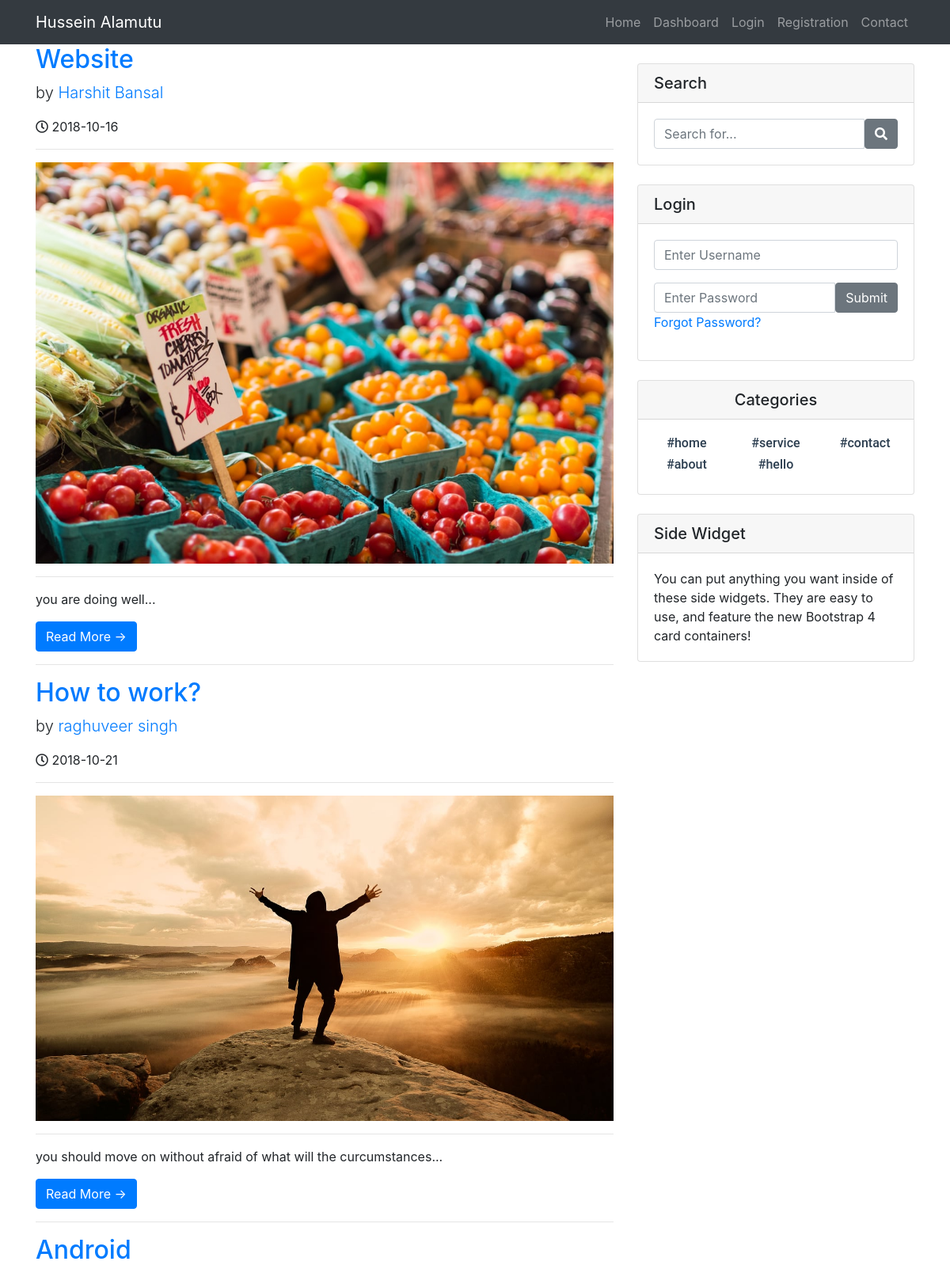
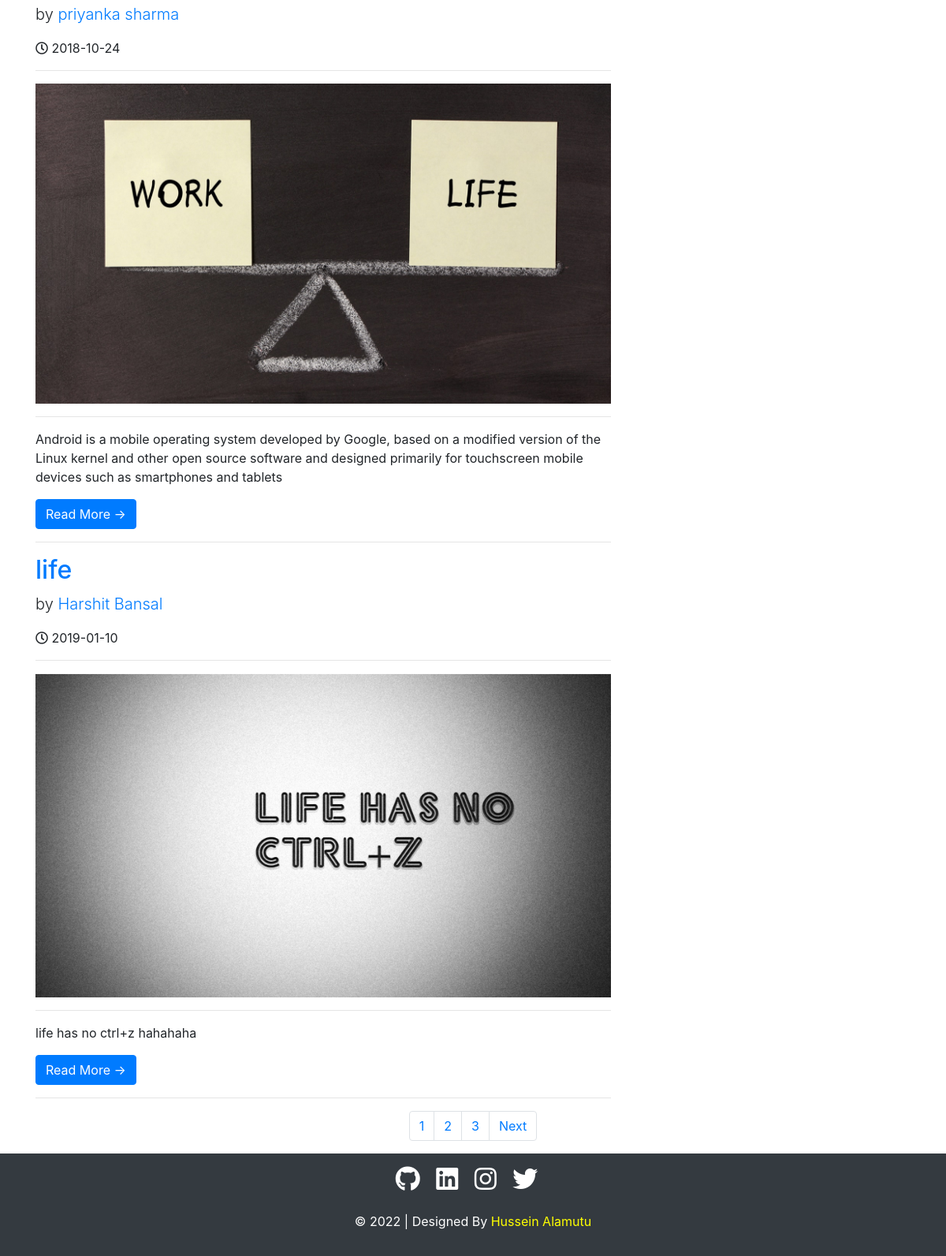
The page / on the database its author committed (2 pictures, top to bottom).
### tables this page shows
CREATE TABLE `posts` (
  `post_id` int(3) NOT NULL,
  `post_category_id` int(3) NOT NULL,
  `post_title` varchar(255) NOT NULL,
  `post_user` varchar(255) NOT NULL,
  `post_date` date NOT NULL,
  `post_image` text NOT NULL,
  `post_content` text NOT NULL,
  `post_tags` varchar(255) NOT NULL,
  `post_comment_count` int(11) NOT NULL,
  `post_status` varchar(255) NOT NULL DEFAULT 'draft',
  `post_views_count` int(11) NOT NULL
);

CREATE TABLE `users` (
  `user_id` int(3) NOT NULL,
  `username` varchar(255) NOT NULL,
  `user_password` varchar(255) NOT NULL,
  `user_firstname` varchar(255) NOT NULL,
  `user_lastname` varchar(255) NOT NULL,
  `user_email` varchar(255) NOT NULL,
  `user_image` text NOT NULL,
  `user_role` varchar(255) NOT NULL,
  `randSalt` varchar(255) NOT NULL DEFAULT '$2y$10$iusesomecrazystrings22',
  `token` text NOT NULL
);

CREATE TABLE `categories` (
  `cat_id` int(3) NOT NULL,
  `cat_title` varchar(255) NOT NULL,
  `cat_creator` varchar(20) NOT NULL,
  `cat_user` varchar(2000) NOT NULL
);

### includes/mainPageFunctions.php (called while the page is built, shortened)
<?php
function imagePlaceholder($image=''){
    if(!$image){
        return 'nopost.jpg';
    }
    else{
        return $image;
    }
}
?>

### index.php (the view, shortened to what this page needs)
<?php  include "includes/header.php"; ?>
<?php include "includes/navigation.php"; ?>
  <div class="container">
    <div class="row">
      <div class="col-md-8">
      <?php
        $per_page =4;
        if(isset($_GET['page'])){
          $page = $_GET['page'];
        }else{
          $page = "";
        }
        if($page == 1 || $page == ""){
          $page_1 = 0;
        }else{
          $page_1 = ($page * $per_page) -$per_page;
        }
        $post_query_count = "SELECT * FROM posts";
        $find_count = mysqli_query($connection,$post_query_count);
        $count = mysqli_num_rows($find_count);
        $count = ceil($count/$per_page);
        $query = "SELECT * FROM posts LIMIT $page_1 ,$per_page";
        $select_all_posts_query = mysqli_query($connection,$query);
        while($row = mysqli_fetch_assoc($select_all_posts_query)){
            $post_id = $row['post_id'];
            $post_title = $row['post_title'];
            $post_user = $row['post_user'];
            $post_date = $row['post_date'];
            $post_image = $row['post_image'];
            $post_content = $row['post_content'];
      ?>
        <h2>
          <a href="post.php?p_id='<?php echo $post_id; ?>'"><?php echo $post_title; ?></a>
        </h2>
        <p class="lead">
            <?php
            $query = "SELECT * FROM users WHERE username = '$post_user' ";
            $select_user_query = mysqli_query($connection,$query);
            while($row = mysqli_fetch_assoc($select_user_query)){
              $user_firstname = $row['user_firstname'];
              $user_lastname = $row['user_lastname'];
            }
            $name = $user_firstname.' '.$user_lastname;
            ?>
            by <a href="post.php?p_id='<?php echo $post_id; ?>'"><?php echo $name; ?></a>
        </p>
        <p> <i class="far fa-clock"></i> <?php echo $post_date; ?></p>
        <hr>
        <a href="post.php?p_id='<?php echo $post_id; ?>'">
        <img class="img-fluid" src="images/<?php echo imagePlaceholder($post_image);?>" alt="img">
        </a>
        <hr>
        <p><?php echo $post_content; ?></p>
          <a href="post.php?p_id='<?php echo $post_id; ?>'" class="btn btn-primary">Read More &rarr;</a>
        <hr>
        <?php } ?>
      </div>
<?php  include "includes/sidebar.php"; ?>
    </div>
  </div>
<nav aria-label="Page navigation example">
  <ul class="pagination justify-content-center">
    <?php
      for($i=1;$i<=$count;$i++){
        if($i == $page){
          echo "<li class='page-item active'><a class='page-link' href='index.php?page={$i}'>{$i}</a></li>";
        }else{
          echo "<li class='page-item'><a class='page-link' href='index.php?page={$i}'>{$i}</a></li>";
        }
      }
      if(empty($_GET['page'])){
        echo "<li class='page-item'><a class='page-link' href='index.php?page=2'>Next</a></li>";
      }
    ?>
  </ul>
</nav>
<?php  include "includes/footer.php"; ?>

### includes/header.php (shortened to what this page needs)
<?php  include "includes/mainPageFunctions.php"; ?>
<!DOCTYPE html>
<html lang="en">
  <head>
    <link rel="stylesheet" href="https://stackpath.bootstrapcdn.com/bootstrap/4.1.3/css/bootstrap.min.css">
    <link rel="stylesheet" href="https://use.fontawesome.com/releases/v5.4.1/css/all.css">
    <link href="css/blog-home.css" rel="stylesheet">
  </head>
  <body>

### includes/navigation.php (shortened to what this page needs)
<nav class="navbar navbar-expand-lg navbar-dark bg-dark fixed-top">
      <div class="container">
        <a class="navbar-brand" href="index.php">Hussein Alamutu</a>
        <div class="collapse navbar-collapse" id="navbarResponsive">
          <ul class="navbar-nav ml-auto">
              <li class="nav-item ">
                <a class="nav-link" href="index.php">Home
                </a>
              </li>
              <li class="nav-item ">
                <a class="nav-link" href="includes/userverify.php">Dashboard
                </a>
              </li>
              <?php
              if(!isset($_SESSION['user_role'])){
                echo '<li class="nav-item "><a class="nav-link" href="login.php">Login</a></li>';
              }
              ?>
              <li class="nav-item ">
                <a class="nav-link" href="registration.php">Registration
                </a>
              </li>
              <li class="nav-item ">
                <a class="nav-link" href="contact.php">Contact
                </a>
              </li>
          </ul>
        </div>
      </div>
    </nav>

### includes/sidebar.php
<div class="col-md-4">
<div class="card my-4">
  <h5 class="card-header">Search</h5>
  <form action="search.php" method="POST">
  <div class="card-body">
    <div class="input-group">
      <input type="text" name="search" class="form-control" placeholder="Search for...">
      <span class="input-group-btn">
        <button name="submit" class="btn btn-secondary" type="submit"><i class="fas fa-search"></i></button>
      </span>
    </div>
  </div>
  </form>
</div>
<div class="card my-4">
  <?php if(isset($_SESSION['user_role'])): ?>
    <h5 class="card-header">Logged in as <?php echo $_SESSION['username']; ?></h5>
    <span class="input-group-btn text-center">
    <a href="includes/logout.php" class="btn btn-primary">Logout</a>
    </span>
  <?php else: ?>
  <h5 class="card-header">Login</h5>
    <form action="includes/login.php" method="POST">
    <div class="card-body">
      <div class="form-group">
        <input type="text" name="username" class="form-control" placeholder="Enter Username">
      </div>
      <div class="input-group">
        <input type="password" name="password" class="form-control" placeholder="Enter Password">
        <span class="input-group-btn">
          <button name="login" class="btn btn-secondary" type="submit">Submit</button>
        </span>
      </div>
      <div class="form-group">
      <a href="forgot.php?forgot=<?php echo uniqid(true); ?>"> Forgot Password?</a>
      </div>
    </div>
    </form>
  <?php endif; ?>
</div>
<div class="card my-4 view">
  <h5 class="card-header text-center">Categories</h5>
  <div class="card-body">
      <div class="row">
          <?php
          $query = "SELECT * FROM categories";
          $categories_query = mysqli_query($connection,$query);
          while($row =  mysqli_fetch_assoc($categories_query)){
            $cat_title = $row['cat_title'];
            $cat_id = $row['cat_id'];
          ?>
          <div class="col-4 col-sm-3 col-lg-4">
              <ul class="list-unstyled mb-0">
                  <li class='nav-item text-center mb-2'>
                  <a style="font-family: roboto; color:#2c3e50;" href='categorymenu.php?category=<?php echo $cat_id; ?>'><h6><?php echo '#'.$cat_title; ?></h6></a></li>
              </ul>
          </div>
          <?php } ?>
      </div>
  </div>
</div>
<?php include "widget.php"; ?>
</div>

### includes/widget.php
<div class="card my-4">
  <h5 class="card-header">Side Widget</h5>
  <div class="card-body">
    You can put anything you want inside of these side widgets. They are easy to use, and feature the new Bootstrap 4 card containers!
  </div>
</div>

### includes/footer.php (shortened to what this page needs)
<footer class="py-3 bg-dark">
      <div class="container">
        <p class="text-center text-white">
          <a style="color:white" href="https://github.com/husseinalamutu"><i class="fab fa-github fa-2x mr-3"></i></a>
          <a style="color:white" href="https://www.linkedin.com/in/hussein-alamutu"><i class="fab fa-linkedin fa-2x mr-3"></i></a>
          <a style="color:white" href="https://www.instagram.com/husseinalamutu"><i class="fab fa-instagram fa-2x mr-3"></i></a>
          <a style="color:white" href="https://www.twitter.com/husseinalamz"><i class="fab fa-twitter fa-2x mr-3"></i></a>
          <br><br>&copy; <?php echo date("Y");?> |
          Designed By <a href="https://github.com/husseinalamutu" style="color:yellow">Hussein Alamutu</a>
        </p>
      </div>
</footer>
  </body>
</html>

### css/blog-home.css (style rules this page uses)
body { padding-top: 54px; }
@media (min-width: 992px) { body { padding-top: 56px; } }

### rows shown on the page
posts: post_title "Website", users.user_firstname+user_lastname "Harshit Bansal", post_date "2018-10-16", post_image (picture), post_content "you are doing well..."
posts: post_title "How to work?", users.user_firstname+user_lastname "raghuveer singh", post_date "2018-10-21", post_image (picture), post_content "you should move on without afraid of what will the curcumstances..."
posts: post_title "Android", users.user_firstname+user_lastname "priyanka sharma", post_date "2018-10-24", post_image (picture), post_content "Android is a mobile operating system developed by Google, based on a modified version of the Linux kernel and other open source software and designed primarily for touchscreen mobile devices such as smartphones and tablets"
posts: post_title "life", users.user_firstname+user_lastname "Harshit Bansal", post_date "2019-01-10", post_image (picture), post_content "life has no ctrl+z hahahaha"
categories: cat_title "home"
categories: cat_title "service"
categories: cat_title "contact"
categories: cat_title "about"
categories: cat_title "hello"
